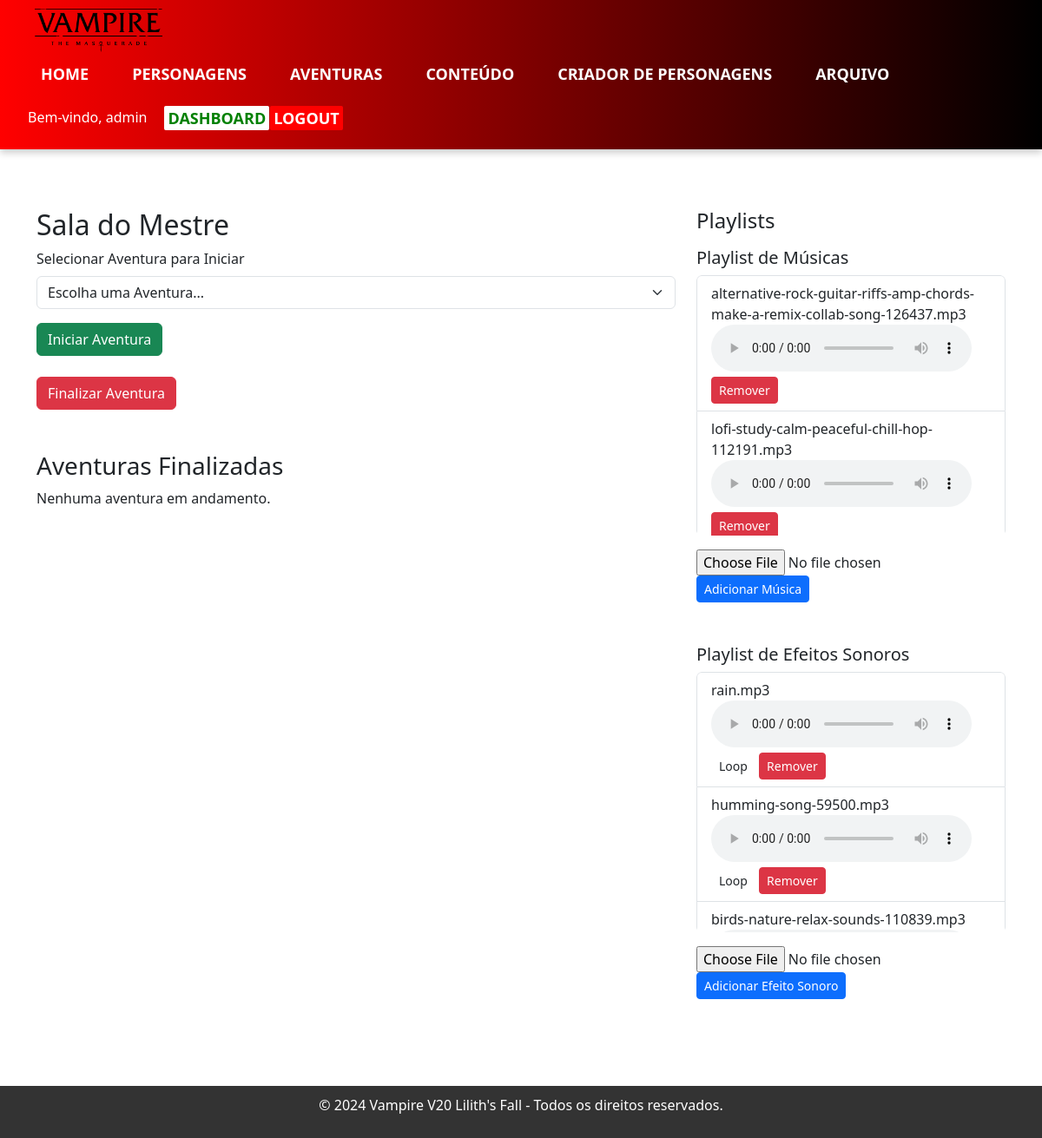
/sala_do_mestre (signed in), run on an earlier commit of the app's database.
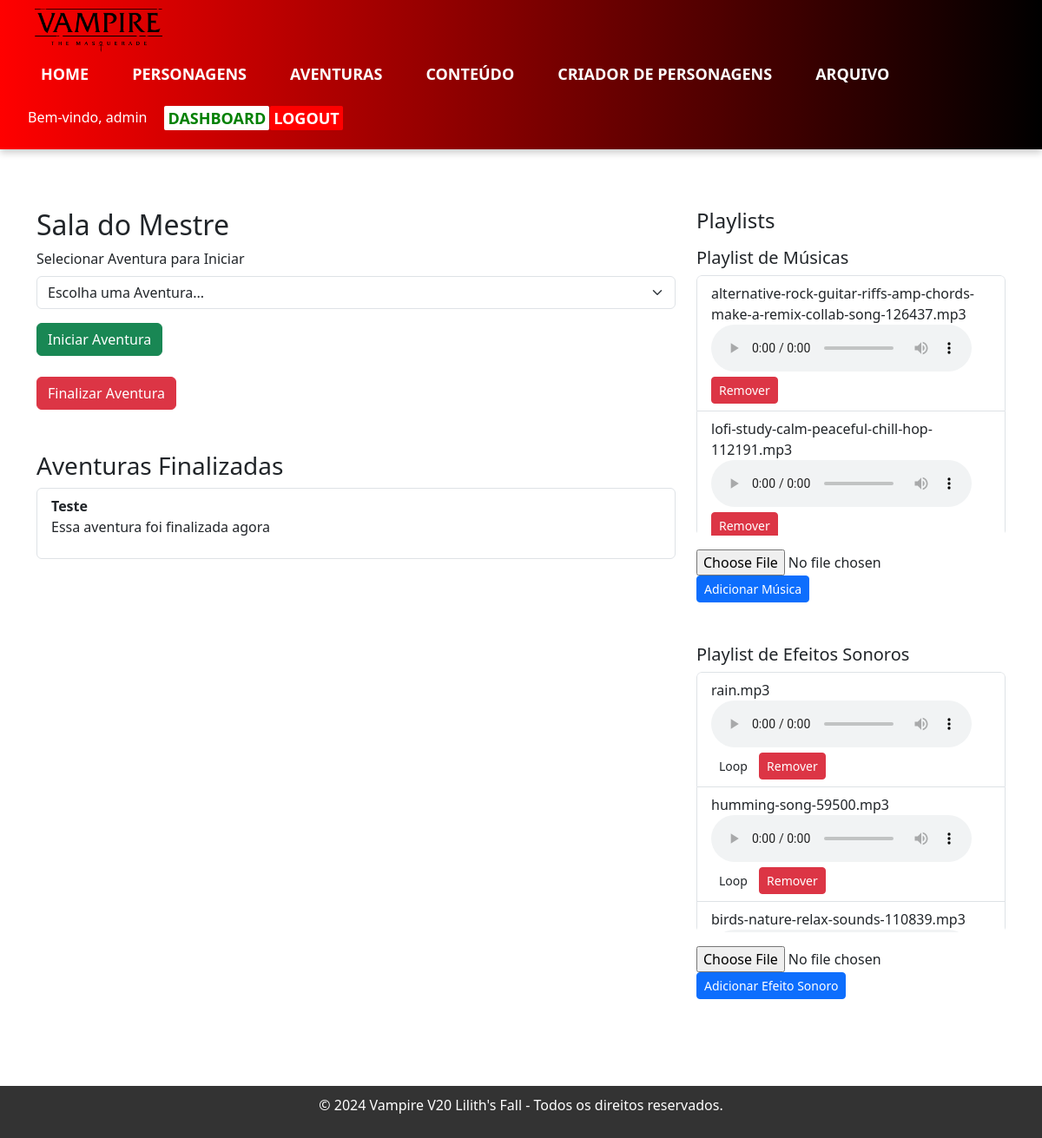
And on a later commit of the database.
### app.py (models this page shows, shortened)
class Music(db.Model):
    id = db.Column(db.Integer, primary_key=True)
    title = db.Column(db.String(100), nullable=False)
    file_path = db.Column(db.String(255), nullable=False)

class SFX(db.Model):
    id = db.Column(db.Integer, primary_key=True)
    title = db.Column(db.String(100), nullable=False)
    file_path = db.Column(db.String(255), nullable=False)

class Adventure(db.Model):
    id = db.Column(db.Integer, primary_key=True)
    title = db.Column(db.String(200), nullable=False)
    requester = db.Column(db.String(100), nullable=False)
    reward = db.Column(db.String(100), nullable=False)
    description = db.Column(db.Text, nullable=False)
    document = db.Column(db.String(255), nullable=True)  # Caminho do documento anexado
    image = db.Column(db.String(255), nullable=True)     # Caminho da imagem anexada
    creator_id = db.Column(db.Integer, db.ForeignKey('user.id'), nullable=False)  # Criador da aventura
    responsible_user_id = db.Column(db.Integer, db.ForeignKey('user.id'), nullable=True)  # Usuário responsável pela aventura
    status = db.Column(db.String(100), nullable=False, default='Disponivel')
    finished = db.Column(db.String(500), nullable=True)  # aventura finalizada
    creator = db.relationship('User', foreign_keys=[creator_id])
    responsible_user = db.relationship('User', foreign_keys=[responsible_user_id])

### app.py (the view)
@app.route('/sala_do_mestre')
@login_required
def sala_do_mestre():
    adventures = Adventure.query.all()
    music_playlist = Music.query.all()
    sfx_playlist = SFX.query.all()
    final_adventures = Adventure.query.all()
    return render_template('sala_do_mestre.html',
                           adventures=adventures,
                           music_playlist=music_playlist,
                           sfx_playlist=sfx_playlist,
                           final_adventures=final_adventures)

### app.py (called while the page is built)
@login_manager.user_loader
def user_loader(user_id):
    user = User.query.filter_by(id=user_id).first()
    if user:
        return user
    return None

### templates/sala_do_mestre.html (shortened to what the changed rows need)
{% extends 'base.html' %}
{% block content %}
<div class="container mt-5">
    <div class="row">
        <div class="col-md-8">
            <h2>Sala do Mestre</h2>
            <div class="row mt-5">
                <div class="col-md-12">
                    <h3>Aventuras Finalizadas</h3>
                    {% if final_adventures %}
                    <ul class="list-group mb-3">
                        {% for adventure in final_adventures %}
                        {% if adventure.status == 'Finalizada' %}
                        <li class="list-group-item">
                            <strong>{{ adventure.title }}</strong>
                            <p>{{ adventure.finished }}</p>
                        </li>
                        {% endif %}
                        {% endfor %}
                    </ul>
                    {% else %}
                    <p>Nenhuma aventura em andamento.</p>
                    {% endif %}
                </div>
            </div>
        </div>
        <div class="col-md-4">
            <div class="playlist mt-3">
                <ul id="music-list" class="list-group" style="max-height: 300px; overflow-y: auto;">
                    {% for music in music_playlist %}
                    <li class="list-group-item">
                        {{ music.title }}
                        <audio controls>
                            <source src="{{ url_for('static', filename=music.file_path) }}" type="audio/mpeg">
                        </audio>
                        {% if current_user.is_admin %}
                        <form method="POST" action="{{ url_for('delete_music', music_id=music.id) }}" style="display:inline;">
                            <button type="submit" class="btn btn-danger btn-sm">Remover</button>
                        </form>
                        {% endif %}
                    </li>
                    {% endfor %}
                </ul>
            </div>
            <div class="playlist mt-5">
                <ul id="sfx-list" class="list-group" style="max-height: 300px; overflow-y: auto;">
                  {% for sfx in sfx_playlist %}
                    <li class="list-group-item">
                      {{ sfx.title }}
                      <audio id="sfx-{{ sfx.id }}" controls>
                        <source src="{{ url_for('static', filename=sfx.file_path) }}" type="audio/mpeg">
                      </audio>
                      <button id="loop-btn-{{ sfx.id }}" class="btn btn-sm btn-loop">Loop</button>
                      {% if current_user.is_admin %}
                        <form method="POST" action="{{ url_for('delete_sfx', sfx_id=sfx.id) }}" style="display:inline;">
                          <button type="submit" class="btn btn-danger btn-sm">Remover</button>
                        </form>
                      {% endif %}
                    </li>
                  {% endfor %}
                </ul>
              </div>
    </div>
</div>
{% endblock %}

What changed in the data, as far as the page shows it:
added Adventure: title "Teste", finished "Essa aventura foi finalizada agora"
Also different on the page:
text no longer shown: "Nenhuma aventura em andamento."
